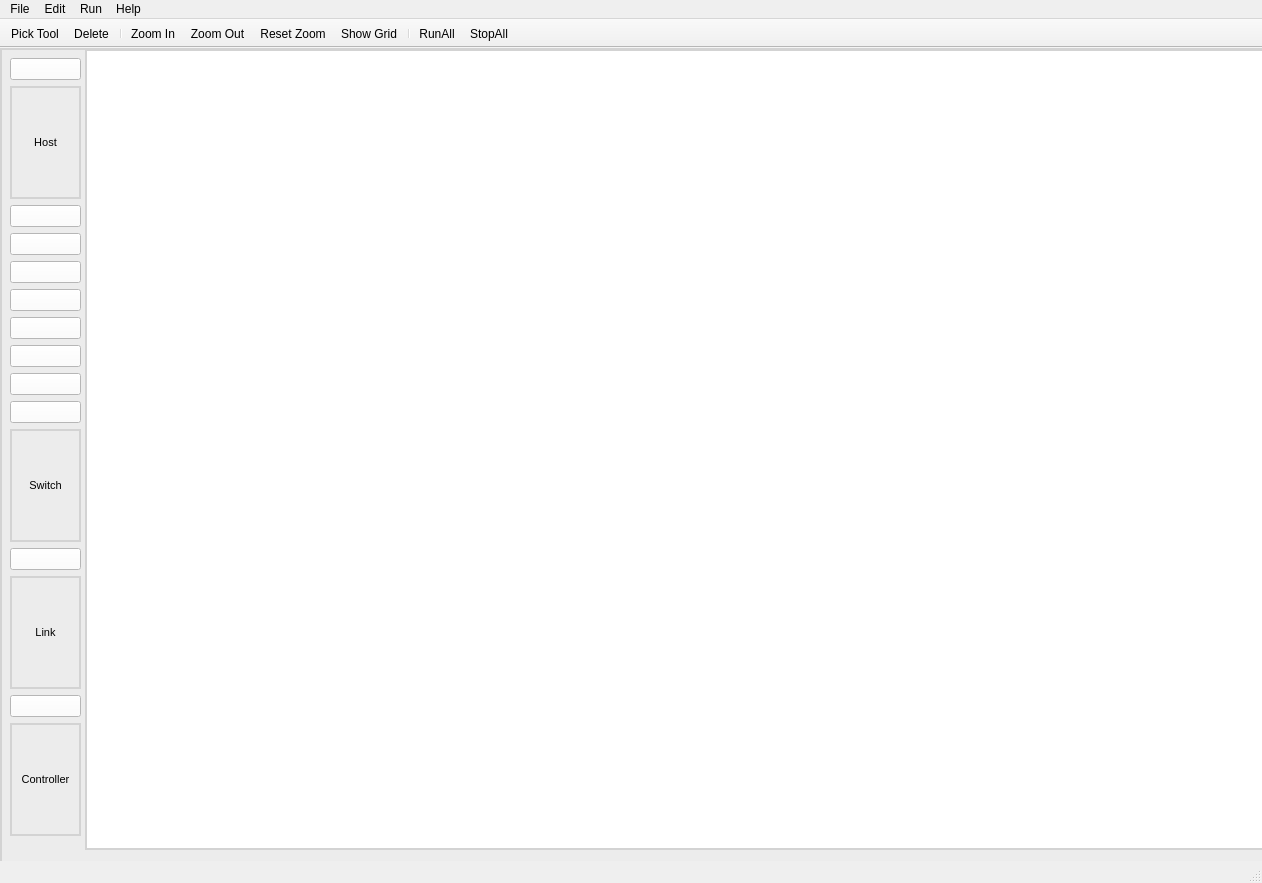
<?xml version="1.0" encoding="UTF-8"?>
<ui version="4.0">
 <class>MainWindow</class>
 <widget class="QMainWindow" name="MainWindow">
  <property name="enabled">
   <bool>true</bool>
  </property>
  <property name="geometry">
   <rect>
    <x>0</x>
    <y>0</y>
    <width>1262</width>
    <height>883</height>
   </rect>
  </property>
  <property name="sizePolicy">
   <sizepolicy hsizetype="Ignored" vsizetype="Preferred">
    <horstretch>0</horstretch>
    <verstretch>0</verstretch>
   </sizepolicy>
  </property>
  <property name="mouseTracking">
   <bool>true</bool>
  </property>
  <property name="windowTitle">
   <string>MainWindow</string>
  </property>
  <property name="autoFillBackground">
   <bool>true</bool>
  </property>
  <widget class="QWidget" name="centralwidget">
   <widget class="QWidget" name="horizontalLayoutWidget">
    <property name="geometry">
     <rect>
      <x>0</x>
      <y>0</y>
      <width>1921</width>
      <height>991</height>
     </rect>
    </property>
    <layout class="QHBoxLayout" name="horizontalLayout" stretch="1">
     <property name="spacing">
      <number>0</number>
     </property>
     <property name="sizeConstraint">
      <enum>QLayout::SetNoConstraint</enum>
     </property>
     <item>
      <widget class="QFrame" name="ObjectFrame">
       <property name="enabled">
        <bool>true</bool>
       </property>
       <property name="styleSheet">
        <string notr="true">
QFrame {
	background-color: rgb(236, 236, 236);
   border: 2px solid lightgrey;
}
</string>
       </property>
       <property name="frameShape">
        <enum>QFrame::StyledPanel</enum>
       </property>
       <property name="frameShadow">
        <enum>QFrame::Raised</enum>
       </property>
       <widget class="QWidget" name="verticalLayoutWidget">
        <property name="geometry">
         <rect>
          <x>10</x>
          <y>10</y>
          <width>71</width>
          <height>778</height>
         </rect>
        </property>
        <layout class="QVBoxLayout" name="ObjectLayout">
         <item>
          <widget class="QPushButton" name="Host">
           <property name="mouseTracking">
            <bool>true</bool>
           </property>
           <property name="acceptDrops">
            <bool>true</bool>
           </property>
           <property name="autoFillBackground">
            <bool>false</bool>
           </property>
           <property name="styleSheet">
            <string notr="true">background-color: rgb(255, 255, 255);</string>
           </property>
           <property name="text">
            <string/>
           </property>
           <property name="icon">
            <iconset>
             <normaloff>../Icon/host.png</normaloff>../Icon/host.png</iconset>
           </property>
           <property name="iconSize">
            <size>
             <width>50</width>
             <height>50</height>
            </size>
           </property>
           <property name="shortcut">
            <string>H</string>
           </property>
          </widget>
         </item>
         <item>
          <widget class="QLabel" name="label">
           <property name="sizePolicy">
            <sizepolicy hsizetype="Minimum" vsizetype="Minimum">
             <horstretch>0</horstretch>
             <verstretch>0</verstretch>
            </sizepolicy>
           </property>
           <property name="font">
            <font>
             <pointsize>8</pointsize>
            </font>
           </property>
           <property name="autoFillBackground">
            <bool>false</bool>
           </property>
           <property name="text">
            <string>Host</string>
           </property>
           <property name="alignment">
            <set>Qt::AlignCenter</set>
           </property>
           <property name="wordWrap">
            <bool>true</bool>
           </property>
          </widget>
         </item>
         <item>
          <widget class="QPushButton" name="STA">
           <property name="styleSheet">
            <string notr="true">background-color: rgb(255, 255, 255);</string>
           </property>
           <property name="text">
            <string/>
           </property>
           <property name="icon">
            <iconset>
             <normaloff>../Icon/sta.png</normaloff>../Icon/sta.png</iconset>
           </property>
           <property name="iconSize">
            <size>
             <width>50</width>
             <height>50</height>
            </size>
           </property>
           <property name="shortcut">
            <string>H</string>
           </property>
          </widget>
         </item>
         <item>
          <widget class="QPushButton" name="UE">
           <property name="styleSheet">
            <string notr="true">background-color: rgb(255, 255, 255);</string>
           </property>
           <property name="text">
            <string/>
           </property>
           <property name="icon">
            <iconset>
             <normaloff>../Icon/ue.png</normaloff>../Icon/ue.png</iconset>
           </property>
           <property name="iconSize">
            <size>
             <width>50</width>
             <height>50</height>
            </size>
           </property>
           <property name="shortcut">
            <string>H</string>
           </property>
          </widget>
         </item>
         <item>
          <widget class="QPushButton" name="GNB">
           <property name="styleSheet">
            <string notr="true">background-color: rgb(255, 255, 255);</string>
           </property>
           <property name="text">
            <string/>
           </property>
           <property name="icon">
            <iconset>
             <normaloff>../Icon/gNB.png</normaloff>../Icon/gNB.png</iconset>
           </property>
           <property name="iconSize">
            <size>
             <width>50</width>
             <height>50</height>
            </size>
           </property>
           <property name="shortcut">
            <string>H</string>
           </property>
          </widget>
         </item>
         <item>
          <widget class="QPushButton" name="DockerHost">
           <property name="styleSheet">
            <string notr="true">background-color: rgb(255, 255, 255);</string>
           </property>
           <property name="text">
            <string/>
           </property>
           <property name="icon">
            <iconset>
             <normaloff>../Icon/docker.png</normaloff>../Icon/docker.png</iconset>
           </property>
           <property name="iconSize">
            <size>
             <width>50</width>
             <height>50</height>
            </size>
           </property>
           <property name="shortcut">
            <string>H</string>
           </property>
          </widget>
         </item>
         <item>
          <widget class="QPushButton" name="AP">
           <property name="styleSheet">
            <string notr="true">background-color: rgb(255, 255, 255);</string>
           </property>
           <property name="text">
            <string/>
           </property>
           <property name="icon">
            <iconset>
             <normaloff>../Icon/AP.png</normaloff>../Icon/AP.png</iconset>
           </property>
           <property name="iconSize">
            <size>
             <width>50</width>
             <height>50</height>
            </size>
           </property>
           <property name="shortcut">
            <string>H</string>
           </property>
          </widget>
         </item>
         <item>
          <widget class="QPushButton" name="VGcore">
           <property name="styleSheet">
            <string notr="true">background-color: rgb(255, 255, 255);</string>
           </property>
           <property name="text">
            <string/>
           </property>
           <property name="icon">
            <iconset>
             <normaloff>../Icon/5G core.png</normaloff>../Icon/5G core.png</iconset>
           </property>
           <property name="iconSize">
            <size>
             <width>50</width>
             <height>50</height>
            </size>
           </property>
           <property name="shortcut">
            <string>H</string>
           </property>
          </widget>
         </item>
         <item>
          <widget class="QPushButton" name="Router">
           <property name="styleSheet">
            <string notr="true">background-color: rgb(255, 255, 255);</string>
           </property>
           <property name="text">
            <string/>
           </property>
           <property name="icon">
            <iconset>
             <normaloff>../Icon/Router.png</normaloff>../Icon/Router.png</iconset>
           </property>
           <property name="iconSize">
            <size>
             <width>50</width>
             <height>50</height>
            </size>
           </property>
           <property name="shortcut">
            <string>H</string>
           </property>
          </widget>
         </item>
         <item>
          <widget class="QPushButton" name="Switch">
           <property name="styleSheet">
            <string notr="true">background-color: rgb(255, 255, 255);</string>
           </property>
           <property name="text">
            <string/>
           </property>
           <property name="icon">
            <iconset>
             <normaloff>../Icon/switch.png</normaloff>../Icon/switch.png</iconset>
           </property>
           <property name="iconSize">
            <size>
             <width>50</width>
             <height>50</height>
            </size>
           </property>
           <property name="shortcut">
            <string>H</string>
           </property>
          </widget>
         </item>
         <item>
          <widget class="QLabel" name="label_4">
           <property name="sizePolicy">
            <sizepolicy hsizetype="Minimum" vsizetype="Minimum">
             <horstretch>0</horstretch>
             <verstretch>0</verstretch>
            </sizepolicy>
           </property>
           <property name="font">
            <font>
             <pointsize>8</pointsize>
            </font>
           </property>
           <property name="autoFillBackground">
            <bool>false</bool>
           </property>
           <property name="text">
            <string>Switch</string>
           </property>
           <property name="alignment">
            <set>Qt::AlignCenter</set>
           </property>
           <property name="wordWrap">
            <bool>true</bool>
           </property>
          </widget>
         </item>
         <item>
          <widget class="QPushButton" name="LinkCable">
           <property name="styleSheet">
            <string notr="true">background-color: rgb(255, 255, 255);</string>
           </property>
           <property name="text">
            <string/>
           </property>
           <property name="icon">
            <iconset>
             <normaloff>../Icon/link cable.png</normaloff>../Icon/link cable.png</iconset>
           </property>
           <property name="iconSize">
            <size>
             <width>50</width>
             <height>50</height>
            </size>
           </property>
           <property name="shortcut">
            <string>H</string>
           </property>
          </widget>
         </item>
         <item>
          <widget class="QLabel" name="label_3">
           <property name="sizePolicy">
            <sizepolicy hsizetype="Minimum" vsizetype="Minimum">
             <horstretch>0</horstretch>
             <verstretch>0</verstretch>
            </sizepolicy>
           </property>
           <property name="font">
            <font>
             <pointsize>8</pointsize>
            </font>
           </property>
           <property name="autoFillBackground">
            <bool>false</bool>
           </property>
           <property name="text">
            <string>Link</string>
           </property>
           <property name="alignment">
            <set>Qt::AlignCenter</set>
           </property>
           <property name="wordWrap">
            <bool>true</bool>
           </property>
          </widget>
         </item>
         <item>
          <widget class="QPushButton" name="Controller">
           <property name="styleSheet">
            <string notr="true">background-color: rgb(255, 255, 255);</string>
           </property>
           <property name="text">
            <string/>
           </property>
           <property name="icon">
            <iconset>
             <normaloff>../Icon/controller.png</normaloff>../Icon/controller.png</iconset>
           </property>
           <property name="iconSize">
            <size>
             <width>50</width>
             <height>50</height>
            </size>
           </property>
           <property name="shortcut">
            <string>H</string>
           </property>
          </widget>
         </item>
         <item>
          <widget class="QLabel" name="label_2">
           <property name="sizePolicy">
            <sizepolicy hsizetype="Minimum" vsizetype="Minimum">
             <horstretch>0</horstretch>
             <verstretch>0</verstretch>
            </sizepolicy>
           </property>
           <property name="font">
            <font>
             <pointsize>8</pointsize>
            </font>
           </property>
           <property name="autoFillBackground">
            <bool>false</bool>
           </property>
           <property name="text">
            <string>Controller</string>
           </property>
           <property name="alignment">
            <set>Qt::AlignCenter</set>
           </property>
           <property name="wordWrap">
            <bool>true</bool>
           </property>
          </widget>
         </item>
        </layout>
       </widget>
       <widget class="QGraphicsView" name="Canvas">
        <property name="geometry">
         <rect>
          <x>85</x>
          <y>1</y>
          <width>1181</width>
          <height>801</height>
         </rect>
        </property>
        <property name="styleSheet">
         <string notr="true">background-color: rgb(255, 255, 255);</string>
        </property>
       </widget>
      </widget>
     </item>
    </layout>
   </widget>
  </widget>
  <widget class="QMenuBar" name="menubar">
   <property name="geometry">
    <rect>
     <x>0</x>
     <y>0</y>
     <width>1262</width>
     <height>22</height>
    </rect>
   </property>
   <widget class="QMenu" name="menuFile">
    <property name="title">
     <string>File</string>
    </property>
    <addaction name="actionNew"/>
    <addaction name="actionOpen"/>
    <addaction name="actionSave"/>
    <addaction name="actionSave_As"/>
    <addaction name="actionExport_to_Level_2_Script"/>
    <addaction name="separator"/>
    <addaction name="actionQuit"/>
   </widget>
   <widget class="QMenu" name="menuEdit">
    <property name="title">
     <string>Edit</string>
    </property>
    <addaction name="actionCut"/>
    <addaction name="actionCopy"/>
    <addaction name="actionPaste"/>
   </widget>
   <widget class="QMenu" name="menuRun">
    <property name="title">
     <string>Run</string>
    </property>
    <addaction name="actionRun"/>
    <addaction name="actionStop"/>
   </widget>
   <widget class="QMenu" name="menuHelp">
    <property name="title">
     <string>Help</string>
    </property>
    <addaction name="actionAbout_NetFlux5G"/>
   </widget>
   <addaction name="menuFile"/>
   <addaction name="menuEdit"/>
   <addaction name="menuRun"/>
   <addaction name="menuHelp"/>
  </widget>
  <widget class="QStatusBar" name="statusbar"/>
  <widget class="QToolBar" name="toolBar">
   <property name="enabled">
    <bool>true</bool>
   </property>
   <property name="sizePolicy">
    <sizepolicy hsizetype="Preferred" vsizetype="Fixed">
     <horstretch>0</horstretch>
     <verstretch>0</verstretch>
    </sizepolicy>
   </property>
   <property name="windowTitle">
    <string>toolBar</string>
   </property>
   <property name="layoutDirection">
    <enum>Qt::LeftToRight</enum>
   </property>
   <property name="movable">
    <bool>false</bool>
   </property>
   <attribute name="toolBarArea">
    <enum>TopToolBarArea</enum>
   </attribute>
   <attribute name="toolBarBreak">
    <bool>false</bool>
   </attribute>
   <addaction name="actionPickTool"/>
   <addaction name="actionDelete"/>
   <addaction name="separator"/>
   <addaction name="actionZoomIn"/>
   <addaction name="actionZoomOut"/>
   <addaction name="actionResetZoom"/>
   <addaction name="actionShowGrid"/>
   <addaction name="separator"/>
   <addaction name="actionRunAll"/>
   <addaction name="actionStopAll"/>
  </widget>
  <action name="actionNew">
   <property name="text">
    <string>New</string>
   </property>
   <property name="shortcut">
    <string>Ctrl+N</string>
   </property>
  </action>
  <action name="actionOpen">
   <property name="text">
    <string>Open</string>
   </property>
   <property name="shortcut">
    <string>Ctrl+O</string>
   </property>
  </action>
  <action name="actionSave">
   <property name="text">
    <string>Save</string>
   </property>
   <property name="shortcut">
    <string>Ctrl+S</string>
   </property>
  </action>
  <action name="actionExport_to_Level_2_Script">
   <property name="text">
    <string>Export to Level 2 Script</string>
   </property>
  </action>
  <action name="actionQuit">
   <property name="text">
    <string>Quit</string>
   </property>
   <property name="shortcut">
    <string>Ctrl+Q</string>
   </property>
  </action>
  <action name="actionCut">
   <property name="text">
    <string>Cut</string>
   </property>
   <property name="shortcut">
    <string>Ctrl+X</string>
   </property>
  </action>
  <action name="actionPreference">
   <property name="text">
    <string>Preference</string>
   </property>
   <property name="shortcut">
    <string>Ctrl+P</string>
   </property>
  </action>
  <action name="actionRun">
   <property name="text">
    <string>Run</string>
   </property>
   <property name="shortcut">
    <string>Ctrl+R</string>
   </property>
  </action>
  <action name="actionStop">
   <property name="text">
    <string>Stop</string>
   </property>
   <property name="shortcut">
    <string>Ctrl+T</string>
   </property>
  </action>
  <action name="actionAbout_NetFlux5G">
   <property name="text">
    <string>About NetFlux5G</string>
   </property>
  </action>
  <action name="actionCopy">
   <property name="text">
    <string>Copy</string>
   </property>
   <property name="shortcut">
    <string>Ctrl+C</string>
   </property>
  </action>
  <action name="actionPaste">
   <property name="text">
    <string>Paste</string>
   </property>
   <property name="shortcut">
    <string>Ctrl+V</string>
   </property>
  </action>
  <action name="actionSave_As">
   <property name="text">
    <string>Save As</string>
   </property>
   <property name="shortcut">
    <string>Ctrl+Shift+S</string>
   </property>
  </action>
  <action name="actionPickTool">
   <property name="icon">
    <iconset>
     <normaloff>../Icon/cursor.webp</normaloff>../Icon/cursor.webp</iconset>
   </property>
   <property name="text">
    <string>Pick Tool</string>
   </property>
  </action>
  <action name="actionHandTool">
   <property name="icon">
    <iconset>
     <normaloff>../Icon/handTool.png</normaloff>../Icon/handTool.png</iconset>
   </property>
   <property name="text">
    <string>Hand Tool</string>
   </property>
  </action>
  <action name="actionDelete">
   <property name="icon">
    <iconset>
     <normaloff>../Icon/delete.png</normaloff>../Icon/delete.png</iconset>
   </property>
   <property name="text">
    <string>Delete</string>
   </property>
  </action>
  <action name="actionTextBox">
   <property name="icon">
    <iconset>
     <normaloff>../Icon/textBox.png</normaloff>../Icon/textBox.png</iconset>
   </property>
   <property name="text">
    <string>Text Box</string>
   </property>
  </action>
  <action name="actionDrawSquare">
   <property name="icon">
    <iconset>
     <normaloff>../Icon/drawSquare.png</normaloff>../Icon/drawSquare.png</iconset>
   </property>
   <property name="text">
    <string>Draw Square</string>
   </property>
  </action>
  <action name="actionShowGrid">
   <property name="icon">
    <iconset>
     <normaloff>../Icon/grid.png</normaloff>../Icon/grid.png</iconset>
   </property>
   <property name="text">
    <string>Show Grid</string>
   </property>
  </action>
  <action name="actionZoomIn">
   <property name="icon">
    <iconset>
     <normaloff>../Icon/zoomIn.png</normaloff>../Icon/zoomIn.png</iconset>
   </property>
   <property name="text">
    <string>Zoom In</string>
   </property>
  </action>
  <action name="actionZoomOut">
   <property name="icon">
    <iconset>
     <normaloff>../Icon/zoomOut.png</normaloff>../Icon/zoomOut.png</iconset>
   </property>
   <property name="text">
    <string>Zoom Out</string>
   </property>
  </action>
  <action name="actionResetZoom">
   <property name="icon">
    <iconset>
     <normaloff>../Icon/resetZoom.png</normaloff>../Icon/resetZoom.png</iconset>
   </property>
   <property name="text">
    <string>Reset Zoom</string>
   </property>
  </action>
  <action name="actionRunAll">
   <property name="icon">
    <iconset>
     <normaloff>../Icon/RunAll.png</normaloff>../Icon/RunAll.png</iconset>
   </property>
   <property name="text">
    <string>RunAll</string>
   </property>
  </action>
  <action name="actionStopAll">
   <property name="icon">
    <iconset>
     <normaloff>../Icon/StopAll.png</normaloff>../Icon/StopAll.png</iconset>
   </property>
   <property name="text">
    <string>StopAll</string>
   </property>
  </action>
 </widget>
 <resources/>
 <connections/>
</ui>
